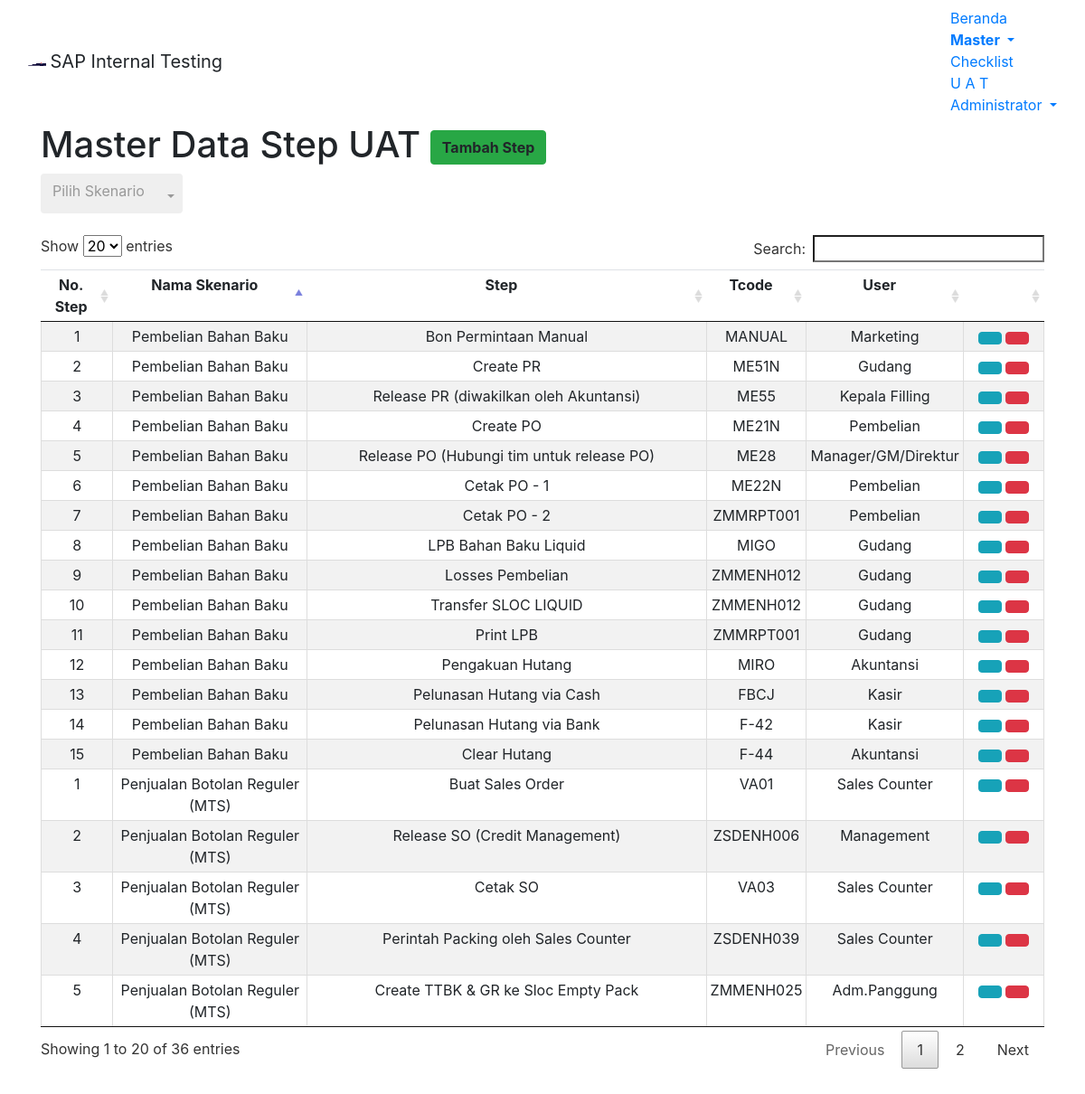
The page /module/home/m-uat-step.php (signed in) on the database its author committed.
### tables this page shows
CREATE TABLE `m_uat_scn` (
  `uat_id` int(11) NOT NULL,
  `uat_scn` varchar(255) NOT NULL,
  `uat_desc` varchar(255) NOT NULL,
  `chg_by` varchar(255) DEFAULT NULL,
  `chg_date` datetime DEFAULT NULL
);

CREATE TABLE `m_uat_step` (
  `id_step` int(11) NOT NULL,
  `uat_scn` varchar(255) DEFAULT NULL,
  `no_step` int(11) NOT NULL,
  `bp_step` varchar(255) NOT NULL,
  `tcode_step` varchar(255) NOT NULL,
  `user_step` varchar(255) NOT NULL,
  `chg_by` varchar(255) DEFAULT NULL,
  `chg_date` datetime DEFAULT NULL
);

### module/home/m-uat-step.php (the view, shortened to what this page needs)
<!DOCTYPE html>
<?php
	$root = "../../";
?>
 <html lang="en-US">
<head>
<link href="<?php echo $root; ?>assets/css/bootstrap.min.css" rel="stylesheet">
<link href="<?php echo $root; ?>assets/datatables/media/css/jquery.dataTables.min.css" rel="stylesheet">
<link href="<?php echo $root; ?>assets/bs-select/css/bootstrap-select.min.css" rel="stylesheet">
<body>
	<nav class="navbar navbar-default">
	  <div class="container-fluid">
		<div class="navbar-header">
		  <img alt="Samator" class="navbar-text" src="<?php echo $root; ?>assets/images/s-logo.png" width="20" height="20">
		  <a class="navbar-brand">SAP Internal Testing</a>
		</div>
		<ul class="nav navbar-nav navbar-right">
			<li><a href="<?php echo $root; ?>module/home/home.php">Beranda</a></li>
			<li class="dropdown active">
				<a class="dropdown-toggle" data-toggle="dropdown" href="#"><b>Master
				<span class="caret"></span></b></a>
			</li>
			<li><a href="<?php echo $root; ?>module/home/checklist.php">Checklist</a></li>
			<li><a href="<?php echo $root; ?>module/home/uat.php">U A T</a></li>
			<li class="dropdown">
				<a class="dropdown-toggle" data-toggle="dropdown" href="#"><span class="glyphicon glyphicon-user" aria-hidden="true"></span>
				<?php echo $_SESSION["longname"]; ?>
				<span class="caret"></span></a>
			</li>
		</ul>
	  </div>
	</nav>
	<div class="container container-fluid">
		<h1>Master Data Step UAT
		<?php
				if ($_SESSION['modul']=="ABAP" || $_SESSION['modul']=="BASIS")
				{
			?>
			<a id="btn_tambahstep" class="btn btn-success text-right pull-right" data-toggle="modal" data-target="#modaladd_uatstep"><span class="glyphicon glyphicon-plus"></span> <b>Tambah Step</b></a>
			<?php
				}
				else
				{
				}
			?>
		</h1>
	</div>
	<div class="container container-fluid">
	</div><br>
	<div class="container container-fluid">
		<table id="tableStep" class="table table-hover text-center table-striped compact cell-border">
			<thead>
				<tr>
					<td><b>No. Step</b></td>
					<td><b>Nama Skenario</b></td>
					<td><b>Step</b></td>
					<td><b>Tcode</b></td>
					<td><b>User</b></td>
					<?php if ($_SESSION['modul']=="ABAP" || $_SESSION['modul']=="BASIS") { ?>
					<td class="col-md-1"></td>
					<?php } else {} ?>
				</tr>
			</thead>
			<tbody>
			<?php
				$con = mysqli_connect("localhost","root","","saptest");
				$query = "SELECT * FROM m_uat_scn c JOIN m_uat_step t WHERE c.uat_scn = t.uat_scn";
				$result = mysqli_query($con,$query);
				while($row = mysqli_fetch_array($result,MYSQLI_ASSOC))
				{
					echo "<tr>";
						echo "<td style:'border=1px solid black'>".$row['no_step']."</td>";
						echo "<td style:'border=1px solid black'>".$row['uat_scn']."</td>";
						echo "<td style:'border=1px solid black'>".$row['bp_step']."</td>";
						echo "<td style:'border=1px solid black'>".$row['tcode_step']."</td>";
						echo "<td style:'border=1px solid black'>".$row['user_step']."</td>";
					if ($_SESSION['modul']=="ABAP" || $_SESSION['modul']=="BASIS")
						{
			?>
							<td><a type='button' class='btn btn-info btn-xs' data-toggle='modal' href="#modalEditStep<?php echo $row['id_step']; ?>"><span class='glyphicon glyphicon-pencil'></span></a>
							<a type='button' class='btn btn-danger btn-xs' data-toggle='modal' href="#modalDelStep<?php echo $row['id_step']; ?>"><span class='glyphicon glyphicon-trash'></span></a></td>
			<?php
						}
						else
						{
						}
					echo "</tr>";
				}
			?>
			</tbody>
		</table>
	</div><br /><br />
</body>

### rows shown on the page
m_uat_scn: m_uat_step.no_step "1", m_uat_step.uat_scn "Penjualan Botolan Reguler (MTS)", m_uat_step.bp_step "Buat Sales Order", m_uat_step.tcode_step "VA01", m_uat_step.user_step "Sales Counter", m_uat_step.no_step "2", m_uat_step.bp_step "Release SO (Credit Management)", m_uat_step.tcode_step "ZSDENH006", m_uat_step.user_step "Management", m_uat_step.no_step "3", m_uat_step.bp_step "Cetak SO", m_uat_step.tcode_step "VA03", m_uat_step.no_step "4", m_uat_step.bp_step "Perintah Packing oleh Sales Counter", m_uat_step.tcode_step "ZSDENH039", m_uat_step.no_step "5", m_uat_step.bp_step "Create TTBK & GR ke Sloc Empty Pack", m_uat_step.tcode_step "ZMMENH025", m_uat_step.user_step "Adm.Panggung"
m_uat_scn: m_uat_step.no_step "1", m_uat_step.uat_scn "Pembelian Bahan Baku", m_uat_step.bp_step "Bon Permintaan Manual", m_uat_step.tcode_step "MANUAL", m_uat_step.user_step "Marketing", m_uat_step.no_step "2", m_uat_step.bp_step "Create PR", m_uat_step.tcode_step "ME51N", m_uat_step.user_step "Gudang", m_uat_step.no_step "3", m_uat_step.bp_step "Release PR (diwakilkan oleh Akuntansi)", m_uat_step.tcode_step "ME55", m_uat_step.user_step "Kepala Filling", m_uat_step.no_step "4", m_uat_step.bp_step "Create PO", m_uat_step.tcode_step "ME21N", m_uat_step.user_step "Pembelian", m_uat_step.no_step "5", m_uat_step.bp_step "Release PO (Hubungi tim untuk release PO)", m_uat_step.tcode_step "ME28", m_uat_step.user_step "Manager/GM/Direktur", m_uat_step.no_step "6", m_uat_step.bp_step "Cetak PO - 1", m_uat_step.tcode_step "ME22N", m_uat_step.no_step "7", m_uat_step.bp_step "Cetak PO - 2", m_uat_step.tcode_step "ZMMRPT001", m_uat_step.no_step "8", m_uat_step.bp_step "LPB Bahan Baku Liquid", m_uat_step.tcode_step "MIGO", m_uat_step.no_step "9", m_uat_step.bp_step "Losses Pembelian", m_uat_step.tcode_step "ZMMENH012", m_uat_step.no_step "10", m_uat_step.bp_step "Transfer SLOC LIQUID", m_uat_step.no_step "11", m_uat_step.bp_step "Print LPB", m_uat_step.no_step "12", m_uat_step.bp_step "Pengakuan Hutang", m_uat_step.tcode_step "MIRO", m_uat_step.user_step "Akuntansi", m_uat_step.no_step "13", m_uat_step.bp_step "Pelunasan Hutang via Cash", m_uat_step.tcode_step "FBCJ", m_uat_step.user_step "Kasir", m_uat_step.no_step "14", m_uat_step.bp_step "Pelunasan Hutang via Bank", m_uat_step.tcode_step "F-42", m_uat_step.no_step "15", m_uat_step.bp_step "Clear Hutang", m_uat_step.tcode_step "F-44"

### other values the page prints
$_SESSION["longname"] "Administrator"
